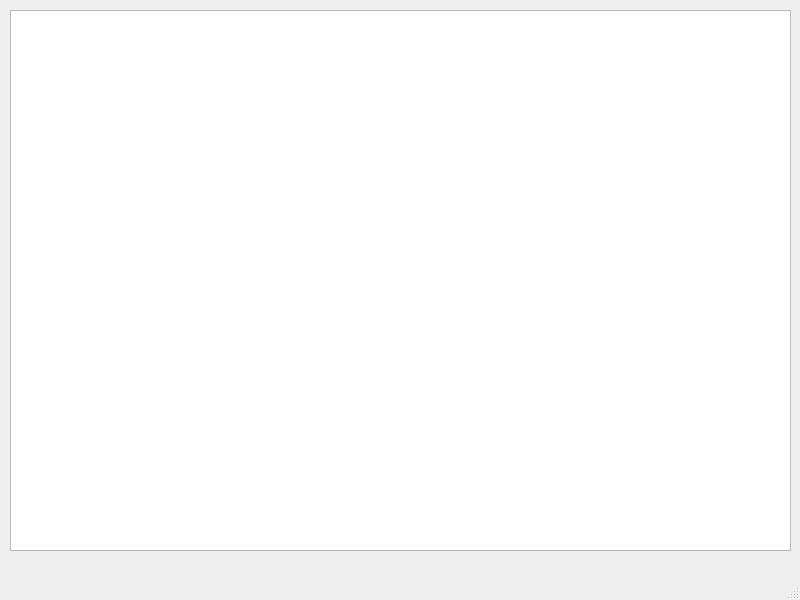
<?xml version="1.0" encoding="UTF-8"?>
<ui version="4.0">
 <class>MainWindow</class>
 <widget class="QMainWindow" name="MainWindow">
  <property name="geometry">
   <rect>
    <x>0</x>
    <y>0</y>
    <width>800</width>
    <height>600</height>
   </rect>
  </property>
  <property name="windowTitle">
   <string>Кофе</string>
  </property>
  <widget class="QWidget" name="centralwidget">
   <widget class="QTableWidget" name="tbl_wdt">
    <property name="geometry">
     <rect>
      <x>10</x>
      <y>10</y>
      <width>781</width>
      <height>541</height>
     </rect>
    </property>
   </widget>
  </widget>
  <widget class="QMenuBar" name="menubar">
   <property name="geometry">
    <rect>
     <x>0</x>
     <y>0</y>
     <width>800</width>
     <height>21</height>
    </rect>
   </property>
  </widget>
  <widget class="QStatusBar" name="statusbar"/>
 </widget>
 <resources/>
 <connections/>
</ui>
